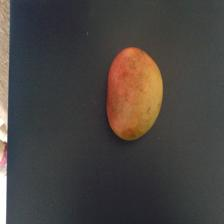
#> input picture Ripe/img0.jpg, 224 x 224 px, found by its file name; its folder holds 4 pictures in this run
$ jupyter execute --allow-errors proyecto_final2.ipynb   (shell and % lines are left out)   (older library calls are emulated)
#> lines starting #> are read from the running program, lines starting #| are printed output that depends on the picture
#### **PROGRAMA QUE UTILIZA MACHING LEARNIN PARA CLASIFICAR LOS MANGOS MADUROS Y PODRIDOS**
---

Este programa ilustra el uso de las librerías skimage, pathlib, numpy y matplotlib, para cargar un dataset de imagenes, inspeccionar datos, graficar y corregir errores. El conjunto de datos tomado para este trabajo es de: https://www.kaggle.com/datasets/adrinbd/unripe-ripe-rotten-mango

Este conjunto de datos cuenta con una clasificacion de 3 estados del mango, maduro(ripe), inmaduro(unripe) y podrido(rotten) con sus respectivas imagenes para el entrenamiento del modelo, de este conjunto de datos solo se tendran en cuenta los estados maduros y podridos, se trabajara con las mascaras de los mangos, el proceso para obtener estas mascaras no se tendra en cuneta en este trabajo.

El objetivo de estos conjuntos de imagenes es ser capas de difinir si un mango esta maduro(ripe) o podrido(rotten), usando ese conjunto de imagenes para entrenar este modelo.

[cell 1]
import matplotlib
import matplotlib.pyplot as plt
import seaborn as sns
import skimage
from pathlib import Path
import os

from skimage.data import page
from skimage.filters import threshold_otsu
from skimage.color import rgb2gray
import skimage.io as io
from skimage.transform import resize
from skimage.feature import graycomatrix, graycoprops
import skimage.exposure as ske

import pandas as pd
import numpy as np
import skimage as ski
import statistics


from scipy.ndimage import binary_fill_holes
from sklearn.preprocessing import MinMaxScaler
from skimage.morphology import remove_small_objects

from sklearn.linear_model import LinearRegression
from sklearn.linear_model import LogisticRegression
from sklearn.preprocessing import StandardScaler
from sklearn.model_selection import train_test_split
from sklearn.metrics import accuracy_score
from sklearn import metrics


from sklearn.metrics import classification_report
from sklearn import tree

import warnings

Se creara la función **obtener_imagenes()**, la cual retornara una lista donde cada elemento de la lista contendra un vector de cuatro posiciones con el nombre de la imagen, la imagen a color, la imagen en escala de grises y dejara una posicion disponible para la mascara de cada imagen, dichas mascaras estan en otra carpeta y se agregaran por medio de otra funcion.
* [["nombre_imagen_0",imagenen_0_formato_uint8,imagenen_0_escala_grises,""],
*    ...
* ["nombre_imagen_k",imagenen_k_formato_uint8,imagenen_k_escala_grises,""]]

[cell 2]
def obtener_imagenes(ruta_carpeta):
#> called with ruta_carpeta = './ripe'
    imagenes = []
    cont = 0
    for archivo in os.listdir(ruta_carpeta):
        try:
            img = ski.io.imread(ruta_carpeta+"/"+archivo)
#> img is the input picture: shape (224, 224, 3); mean R, G, B 72.1, 67.2, 63.8
            img = ski.util.img_as_ubyte(img)
            gray_image = rgb2gray(img)
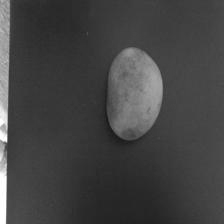
#> gray_image: shape (224, 224) float64; min 0.0964, max 1, mean 0.266

            imagenes.append([archivo,img,gray_image, ""])
        except Exception as e:
            cont = cont + 1
#> pass 2 of the loop in obtener_imagenes, `for archivo in os.listdir(ruta_carpeta):`:
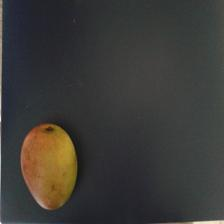
#> input picture Ripe/img1.jpg, 224 x 224 px, found by its file name
#> in obtener_imagenes, img is the input picture: shape (224, 224, 3); mean R, G, B 60.1, 58.6, 55.4
#> in obtener_imagenes, `gray_image = rgb2gray(img)`:
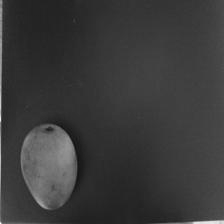
#> gray_image: shape (224, 224) float64; min 0.0646, max 0.996, mean 0.23
#> pass 3 of the loop in obtener_imagenes, `for archivo in os.listdir(ruta_carpeta):`:
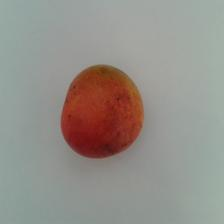
#> input picture Ripe/img103.jpg, 224 x 224 px, found by its file name
#> in obtener_imagenes, img is the input picture: shape (224, 224, 3); mean R, G, B 148.6, 144.6, 138.5
#> in obtener_imagenes, `gray_image = rgb2gray(img)`:
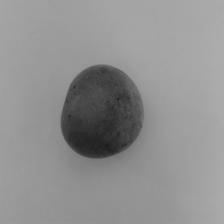
#> gray_image: shape (224, 224) float64; min 0.113, max 0.677, mean 0.569
#> the loop made 4 passes; the first 3 are shown

    return imagenes

La funcion **obtener_mask()**, recibe como parametro la ruta en la que se encuentran las mascaras y la lista que contiene las imagenes con sus nombres, imagen, imagen en escala de grises y el espacion donde se almacenara la mascara correspondiente,
* Cabe aclarar que las mascaras tienen el mismo nombre que la imagen original agregando mark_ripe o mark_rotten, ejemplo:
    * imagen a color: "img0.jpg"
    * mascara de la imagen: "img0_mask_mask_ripe.npy"

para comparar los nombre solo se necesita en el caso de la imagen a color lo que esta antes del punto, y para la mascara lo que esta antes del guion bajo, comparando esa palabra se sabra que la mascara pertenecen a esa misma imagen.
* Algunas mascaras estan en 3 canales por un error en el guardado, como las mascaras se aplicaran a la imagenes en escala de grises que solo tienen 1 canal, estas mascaras se le eliminara esos canales para que la mascara se aplicable a las imagenes en escala de grises.
* Para mayor efectividad en el modelo de clasificacion, a todas las imagenes en escala de grises y mascaras se les reajustaran las dimensiones para que coincida con (224,224).
* La mascara se guardara en el espacio que se dejo disponible en la lista.
* Se retorna la nueva lista.

[cell 3]
def obtener_mask(ruta_carpeta, coleccion):
    imagenes = []
    carpeta = os.listdir(ruta_carpeta)
    for i in coleccion:
        nombre_img = obtener_primera_palabra(i[0],".")

        for archivo in carpeta:
            nombre_mask = obtener_primera_palabra(archivo,"_")
            if nombre_img == nombre_mask:
                mask = np.load(ruta_carpeta+"/"+archivo)
                if len(mask.shape) == 3:
                    mask=mask[:,:,1]
                if mask.shape == i[2].shape:
                    if mask.shape != (224, 224):
                        i[2] = resize(i[2], (224, 224))
                        mask = resize(mask, (224, 224), preserve_range=True)
                    i[3] = mask
                    imagenes.append(i)
                break

    return imagenes

La funcion **obtener_primera_palabra()**, recibe una cadena de texto por parametro,  permite obtener la palabra que aparece antes del caracter que tambien recibe por parametro.

[cell 4]
def obtener_primera_palabra(palabra, caracter):
    p = palabra.split(caracter)
    return p[0]

La funcion **hist2features(grayImg, mangoMask, figsize=(6, 4))**, permitira visualizar las imagenes mostrando una comparacion entre la imagen a escala de grises y la imagen a escala de grises con la mascara.

[cell 5]
# [21 lines left out: function hist2features, not called in this run]
    #df_intensities = intensity_table(masked_gray)
    #print(df_intensities)
    #return df_intensities

Obtenemos las imagenes para los mango ripe y para los mangos rotten.

[cell 6]
ripe = obtener_imagenes("./ripe")
#> (the rest of this cell did not finish here and is left out)

Obtenemos la mascara respectiva de cada imagen almacenada en las listas ripe y rotten

#> (a cell that did not finish here is left out)

Escogemos una imgen de prueba para visualizar como se verian las imagen en escala de grises y como se veria en escala de grises con su mascara.

[cell 8]
i =18
#> (the rest of this cell did not finish here and is left out)

Se puede notar que la en la imagen con la mascara, que en la esquina superior derecha hay unos cuantos pixeles que representan un area diferente a la del mango, como nuestro interes, es solo el mango, entonces abra que corregir la mascara para que solo tenga en cuenta el area mas grande que deberia ser el area que tiene el mango.

La funcion **obtener_mascara_area_mayor(mask_img)**:
* Recibe la mascara.
* Obtiene sus propiedades.
* Usando la propiedad area, obtiene el indice de el area mas grande.
* crea una nueva mascara solo con el area mas grande y la retorna.

[cell 9]
def obtener_mascara_area_mayor(mask_img):

    labeled_img, count = ski.measure.label(mask_img, connectivity=2, return_num=True)
    # Obtener las propiedades de cada región
    props = ski.measure.regionprops(labeled_img)

    # Encontrar el índice del objeto con el área máxima
    areas = [prop.area for prop in props]
    max_area_index = np.argmax(areas)

    # Crear una nueva máscara para el objeto más grande
    largest_blob_label = max_area_index + 1  # Los índices comienzan desde 1
    largest_blob_mask = labeled_img == largest_blob_label

    return largest_blob_mask

La funcion **corregir_mascaras(lista)**, se encarga de aplicar la funcion **obtener_mascara_area_mayor(mask_img)** a cada mascara de la lista de mangos, teniendo en cuenta que cada elemento de la lista es una lista de 4 posiciones, y la cuarta posicion (3), es la que contiene la mascara.

[cell 10]
def corregir_mascaras(lista):
    for i in lista:
        i[3] = obtener_mascara_area_mayor(i[3])
